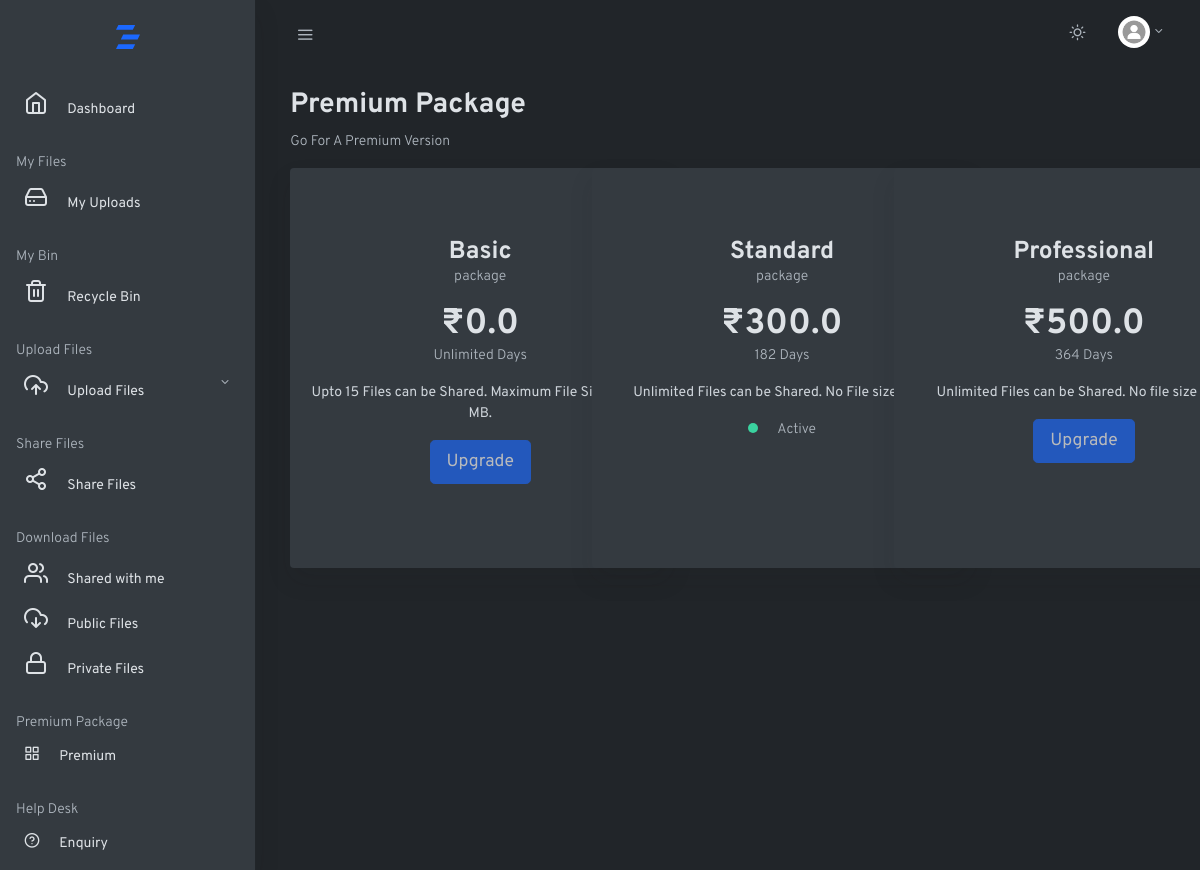
Page /DocVaultPremium (signed in) on the committed database.
### myapp/models.py (models this page shows, shortened)
class Package(models.Model):
    package_type = models.CharField(max_length=60)
    package_publish_date_time = models.DateTimeField(auto_now=True)
    package_status = models.CharField(max_length=60)
    max_uploads = models.IntegerField(blank=True, default=-1)
    file_size = models.BigIntegerField(blank=True, default=-1)
    package_price = models.FloatField()
    package_duration = models.IntegerField()
    package_description = models.TextField()

### myapp/views.py (the view)
# urls.py: path('DocVaultPremium', views.premium, name="premium"),
def premium(request):
    uid = request.session.get("login_id")
    if uid:
        all_packages = Package.objects.all()
        current_package = Userpackagedetails.objects.get(userid=Login(id=uid), package_status='active')
        context = checkpackage(request)
        packagedetails = context.get('packagedetails')
        return render(request, "premium.html", {'packages': all_packages, 'cp': current_package, 'package': packagedetails})
    else:
        return redirect(login)

### myapp/views.py (called while the page is built)
def checkpackage(request):
    uid = request.session.get("login_id")
    get_details = Userpackagedetails.objects.get(userid=Login(id=uid), package_status="active")
    context = {'packagedetails': get_details}
    return context

### myapp/templates/premium.html (shortened to what this page needs)
{% extends 'base.html'%}
{% block content %}
<main role="main" class="main-content">
    <div class="container-fluid">
        <div class="row">
            <div class="col-md-12">
                <h2 class="page-title">Premium Package</h2>
                <p class="text-muted">Go For A Premium Version</p>
            </div>
        </div>
        <div class="row">
            {% for package in packages %}
            <div class="col-md-4">
                <form method="POST" action="/payment">
                    <div class="card mb-4 mb-4 shadow" id="paymentcard">
                        <div class="card-body text-center my-4">
                            <h3 class="h3 mt-4 mb-0">{{ package.package_type }}</h3>
                            <p class="text-muted">package</p>
                            <span class="h1 mb-0">₹{{ package.package_price }}</span>
                            {% if package.package_price == 0 %}
                            <p class="text-muted">Unlimited Days</p>
                            {% else %}
                            <p class="text-muted">{{ package.package_duration }} Days</p>
                            {% endif %}
                            <ul class="list-unstyled">
                                <li>{{ package.package_description }}</li>
                            </ul>
                            {% if package.package_price == 0.0 and cp.premium_package_id.package_type == package.package_type %}
                            <span class="dot dot-lg bg-success"></span>
                            <span class="text-muted ml-3">Active</span>
                            {% elif package.package_price == 0.0 and  not cp.premium_package_id.package_type == package.package_type %}
                            <button type="button" class="btn mb-2 btn-primary btn-lg" disabled>Upgrade</button>
                            {% elif cp.premium_package_id.package_type == package.package_type and cp.package_status == 'active' and not package.package_price == 0.0 %}
                            <span class="dot dot-lg bg-success"></span>
                            <span class="text-muted ml-3">Active</span>
                            {% elif not cp.premium_package_id.package_type == "Basic" and cp.package_status == 'active' and not package.package_price == 0.0 %}
                            <button type="button" class="btn mb-2 btn-primary btn-lg" disabled>Upgrade</button>
                            {% else %}
                            <input type="hidden" name="amount" value="{{ package.package_price }}" style="display:none">
                            <button type="submit" class="btn mb-2 btn-primary"><span class="fe fe-10 fe-shopping-cart"></span> Buy Now</button>
                            {% endif %}
                        </div>
                    </div>
                </form>
            </div>
            {% endfor %}
        </div>
    </div>
</main>
{% endblock %}

### myapp/templates/base.html (shortened to what this page needs)
<!doctype html>
<html lang="en">
  <head>
    <link rel="stylesheet" href="static/css/simplebar.css">
    <link rel="stylesheet" href="https://cdnjs.cloudflare.com/ajax/libs/font-awesome/6.5.1/css/all.min.css">
    <link rel="stylesheet" href="static/css/feather.css">
    <link rel="stylesheet" href="static/css/select2.css">
    <link rel="stylesheet" href="static/css/dataTables.bootstrap4.css">
    <link rel="stylesheet" href="static/css/dropzone.css">
    <link rel="stylesheet" href="static/css/uppy.min.css">
    <link rel="stylesheet" href="static/css/jquery.steps.css">
    <link rel="stylesheet" href="static/css/jquery.timepicker.css">
    <link rel="stylesheet" href="static/css/quill.snow.css">
    <link rel="stylesheet" href="static/css/daterangepicker.css">
    <link rel="stylesheet" href="static/css/app-light.css" id="lightTheme" disabled>
    <link rel="stylesheet" href="static/css/app-dark.css" id="darkTheme">
  </head>
  <body class="vertical  dark  ">
    <div class="wrapper">
      <nav class="topnav navbar navbar-light">
        <button type="button" class="navbar-toggler text-muted mt-2 p-0 mr-3 collapseSidebar">
          <i class="fe fe-menu navbar-toggler-icon"></i>
        </button>
        <ul class="nav">
          <li class="nav-item">
            <a class="nav-link text-muted my-2" href="#" id="modeSwitcher" data-mode="dark">
              <i class="fe fe-sun fe-16"></i>
            </a>
          </li>
          <li class="nav-item dropdown">
            <a class="nav-link dropdown-toggle text-muted pr-0" href="#" id="navbarDropdownMenuLink" role="button" data-toggle="dropdown" aria-haspopup="true" aria-expanded="false">
              <span class="avatar avatar-sm mt-2">
                <img src="static/assets/avatars/profile.png" alt="..." class="avatar-img rounded-circle">
              </span>
            </a>
          </li>
        </ul>
      </nav>
      <aside class="sidebar-left border-right bg-white shadow" id="leftSidebar" data-simplebar>
        <nav class="vertnav navbar navbar-light">
          <div class="w-100 mb-4 d-flex">
            <a class="navbar-brand mx-auto mt-2 flex-fill text-center" href="./index.html">
            </a>
          </div>
          <ul class="navbar-nav flex-fill w-100 mb-2">
            <li class="nav-item w-100">
              <a class="nav-link" href="index.html">
                <span class="fe fe-24 fe-home"></span>
                <span class="ml-3 item-text">Dashboard</span>
              </a>
            </li>
            {% if package or mydata %}
                  <p class="text-muted nav-heading mt-4 mb-1">
                    <span>My Files</span>
                  </p>
                  <li class="nav-item w-100">
                    <a class="nav-link" href="myuploads">
                      <span class="fe fe-24 fe-hard-drive"></span>
                      <span class="ml-3 item-text">My Uploads</span>
                    </a>
                  </li>
                  <p class="text-muted nav-heading mt-4 mb-1">
                    <span>My Bin</span>
                  </p>
                  <li class="nav-item w-100">
                    <a class="nav-link" href="/recyclebin">
                      <span class="fe fe-24 fe-trash-2"></span>
                      <span class="ml-3 item-text">Recycle Bin</span>
                    </a>
                  </li>
                    <p class="text-muted nav-heading mt-4 mb-1">
                      <span>Upload Files</span>
                    </p>
                  <li class="nav-item dropdown">
                    <a href="#contact" data-toggle="collapse" aria-expanded="false" class="dropdown-toggle nav-link">
                      <span class="fe fe-24 fe-upload-cloud"></span>
                      <span class="ml-3 item-text">Upload Files</span>
                    </a>
                  </li>
                  <p class="text-muted nav-heading mt-4 mb-1">
                    <span>Share Files</span>
                  </p>
                  <li class="nav-item w-100">
                    <a class="nav-link" href="/sharefiles">
                      <span class="fe fe-24 fe-share-2"></span>
                      <span class="ml-3 item-text">Share Files</span>
                    </a>
                  </li>
                  <p class="text-muted nav-heading mt-4 mb-1">
                    <span>Download Files</span>
                  </p>
                  <li class="nav-item w-100">
                    <a class="nav-link" href="/sharedfiles">
                      <span class="fe fe-24 fe-users"></span>
                      <span class="ml-3 item-text">Shared with me</span>
                    </a>
                  </li>
                  <li class="nav-item w-100">
                    <a class="nav-link" href="/publicfiles">
                     <span class="fe fe-24 fe-download-cloud"></span>
                      <span class="ml-3 item-text">Public Files</span>
                    </a>
                  </li>
                  <li class="nav-item w-100">
                    <a class="nav-link" href="/privatefiles">
                      <span class="fe fe-24 fe-lock"></span>
                      <span class="ml-3 item-text">Private Files</span>
                    </a>
                  </li>
                  <p class="text-muted nav-heading mt-4 mb-1">
                    <span>Premium Package</span>
                  </p>
                  <li class="nav-item w-100">
                    <a class="nav-link" href="/DocVaultPremium">
                      <span class="fe fe-grid fe-16"></span>
                      <span class="ml-3 item-text">Premium</span>
                    </a>
                  </li>
                  <p class="text-muted nav-heading mt-4 mb-1">
                    <span>Help Desk</span>
                  </p>
                  <li class="nav-item w-100">
                    <a class="nav-link" href="/enquiry">
                      <span class="fe fe-help-circle fe-16"></span>
                      <span class="ml-3 item-text">Enquiry</span>
                    </a>
                  </li>
                </ul>
            {% endif %}
        </nav>
      </aside>
    {% block content %}
        {% endblock %}
  </body>
</html>

### myapp/static/css/simplebar.css (style rules this page uses)
[data-simplebar] { position: relative; flex-direction: column; flex-wrap: wrap; justify-content: flex-start; align-content: flex-start; align-items: flex-start; }

### myapp/static/css/feather.css (style rules this page uses)
.fe { font-family: "feather" !important; speak: none; font-style: normal; font-weight: normal; font-variant: normal; text-transform: none; line-height: 1; -webkit-font-smoothing: antialiased; -moz-osx-font-smoothing: grayscale; }
.fe-24 { font-size: 24px; }
.fe-16 { font-size: 16px; }
.fe-download-cloud:before { content: ""; }
.fe-grid:before { content: ""; }
.fe-hard-drive:before { content: ""; }
.fe-help-circle:before { content: ""; }
.fe-home:before { content: ""; }
.fe-lock:before { content: ""; }
.fe-menu:before { content: ""; }
.fe-share-2:before { content: ""; }
.fe-sun:before { content: ""; }
.fe-trash-2:before { content: ""; }
.fe-upload-cloud:before { content: ""; }
.fe-users:before { content: ""; }

### myapp/templates/base.html (style rules this page uses)
#paymentcard { height:400px; width:380px; }

### rows in the picture
Package: package_type "Basic", package_price "0.0", shows "Unlimited Days", package_description "Upto 15 Files can be Shared. Maximum File Size 200.0 MB.", shows "Upgrade"
Package: package_type "Standard", package_price "300.0", package_duration "182", package_description "Unlimited Files can be Shared. No File size limit.", shows "Active"
Package: package_type "Professional", package_price "500.0", package_duration "364", package_description "Unlimited Files can be Shared. No file size…", shows "Upgrade"
